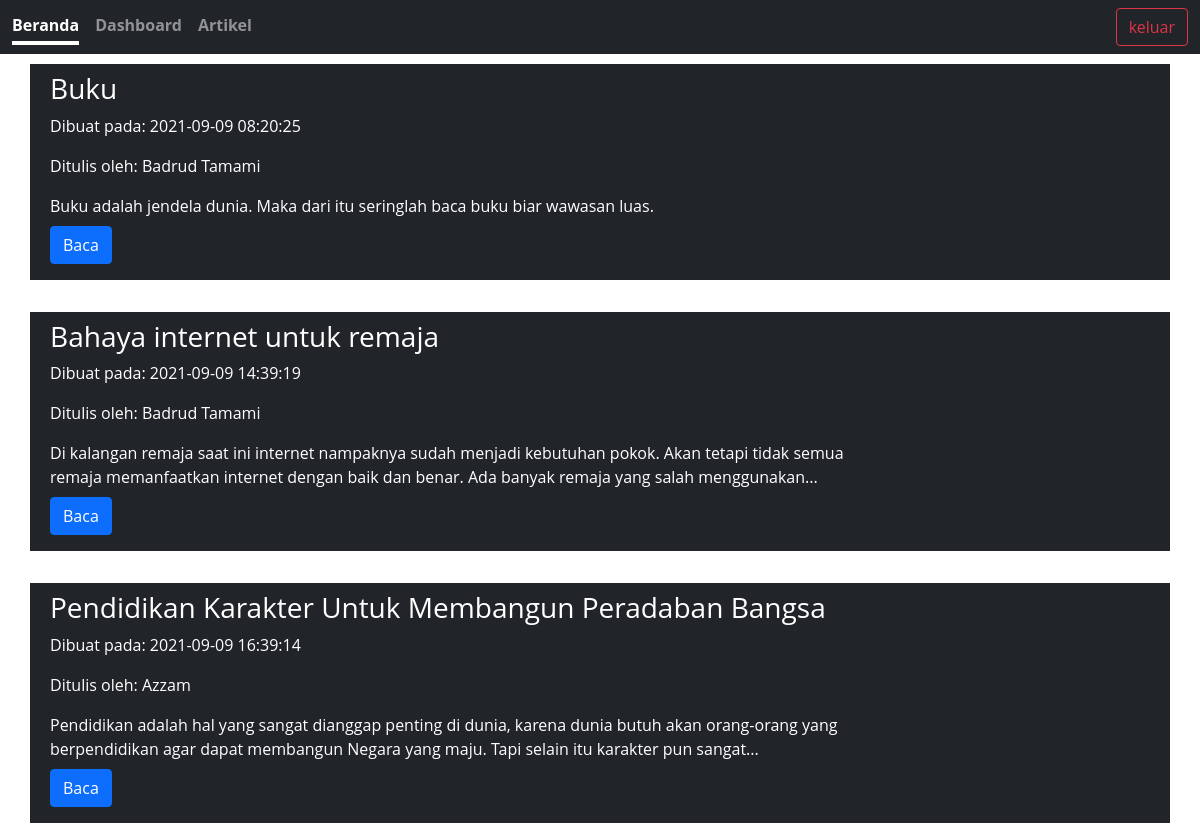
The page /beranda.php (signed in) on the database its author committed.
### tables this page shows
CREATE TABLE `artikel` (
  `id` int(11) NOT NULL AUTO_INCREMENT,
  `judul_artikel` varchar(225) NOT NULL,
  `isi_artikel` text NOT NULL,
  `penulis_artikel` varchar(225) NOT NULL,
  `tgl_artikel` datetime NOT NULL DEFAULT current_timestamp(),
  PRIMARY KEY (`id`)
);

### library.php (called while the page is built, shortened)
<?php
class Library
{
    protected $username = "root",
        $password = "root",
        $servername = "localhost",
        $database = "blog";
    public function __construct()
    {
        try {
            $this->db = new PDO("mysql:host=$this->servername;dbname=$this->database", $this->username, $this->password);
        } catch (PDOException $e) {
            echo $e->getMessage();
            return false;
        }
    }
    public function showArtikel()
    {
        $query = $this->db->prepare("SELECT * FROM artikel");
        $query->execute();
        $data = $query->fetchAll();
        return  $data;
    }
}

### beranda.php (the view, shortened to what this page needs)
<?php
require('library.php');
$lib = new Library();
$data = $lib->showArtikel();
?>
<!DOCTYPE html>
<html lang="en">
<head>
    <link rel="stylesheet" href="assets/styles/bootstrap.min.css">
    <link rel="stylesheet" href="assets/styles/style.css">
</head>
<body>
    <header class="mb-5">
        <nav class="navbar navbar-expand-md navbar-dark fixed-top bg-dark ">
            <div class="container-fluid">
                <div class="collapse navbar-collapse" id="navbarCollapse">
                    <div class="nav nav-masthead justify-content-center me-auto mb-2 mb-md-0">
                        <a class="nav-link active" aria-current="page" href="#">Beranda</a>
                        <a class="nav-link" href="dashboard.php">Dashboard</a>
                        <a class="nav-link" href="artikel.php">Artikel</a>
                    </div>
                    <div class="float-md-end">
                        <a href="logout.php"><button class="btn btn-outline-danger" type="button">keluar</button></a>
                    </div>
                </div>
            </div>
        </nav>
    </header>
    <?php foreach ($data as $artikel) :  ?>
    <main class="card-body">
        <div class="container bg-dark text-white">
            <div class="row col-md-9 panel panel-default panel-body p-2">
                <h3><?= $artikel['judul_artikel'] ?></h3>
                <p>Dibuat pada: <?= $artikel['tgl_artikel'] ?></p>
                <p>Ditulis oleh: <?= $artikel['penulis_artikel'] ?></p>
                <div class="media">
                    <div class="media-body">
                        <?php
                            $string = strip_tags($artikel['isi_artikel']);
                            if (strlen($string) > 200) {
                                $stringCut = substr($string, 0, 200);
                                $endPoint = strrpos($stringCut, ' ');
                                $string = $endPoint ? substr($stringCut, 0, $endPoint) : substr($stringCut, 0);
                                $string .= '...';
                            }
                            echo $string;
                            ?>
                    </div>
                    <div class="mb-2 mt-2">
                        <a class='btn btn-primary' href="artikel.php?id=<?= $artikel['id'] ?>">Baca</a>
                    </div>
                </div>
            </div>
        </div>
    </main>
    <?php endforeach; ?>
</body>
</html>

### assets/styles/style.css (style rules this page uses)
* { margin: 0; padding: 0; outline: 0; font-family: 'Open Sans', sans-serif; }
.nav-masthead .nav-link { padding: .25rem 0; font-weight: 700; color: rgba(255, 255, 255, .5); background-color: transparent; border-bottom: .25rem solid transparent; }
.nav-masthead .nav-link+.nav-link { margin-left: 1rem; }
.nav-masthead .active { color: #fff; border-bottom-color: #fff; }

### rows shown on the page
artikel: judul_artikel "Buku", tgl_artikel "2021-09-09 08:20:25", penulis_artikel "Badrud Tamami", isi_artikel "Buku adalah jendela dunia. Maka dari itu seringlah baca buku biar wawasan luas."
artikel: judul_artikel "Bahaya internet untuk remaja", tgl_artikel "2021-09-09 14:39:19", penulis_artikel "Badrud Tamami", isi_artikel "Di kalangan remaja saat ini internet nampaknya sudah menjadi kebutuhan pokok. Akan tetapi tidak semua remaja memanfaatkan internet dengan baik dan benar. Ada banyak remaja yang salah menggunakan..."
artikel: judul_artikel "Pendidikan Karakter Untuk Membangun Peradaban Bangsa", tgl_artikel "2021-09-09 16:39:14", penulis_artikel "Azzam", isi_artikel "Pendidikan adalah hal yang sangat dianggap penting di dunia, karena dunia butuh akan orang-orang yang berpendidikan agar dapat membangun Negara yang maju. Tapi selain itu karakter pun sangat..."
